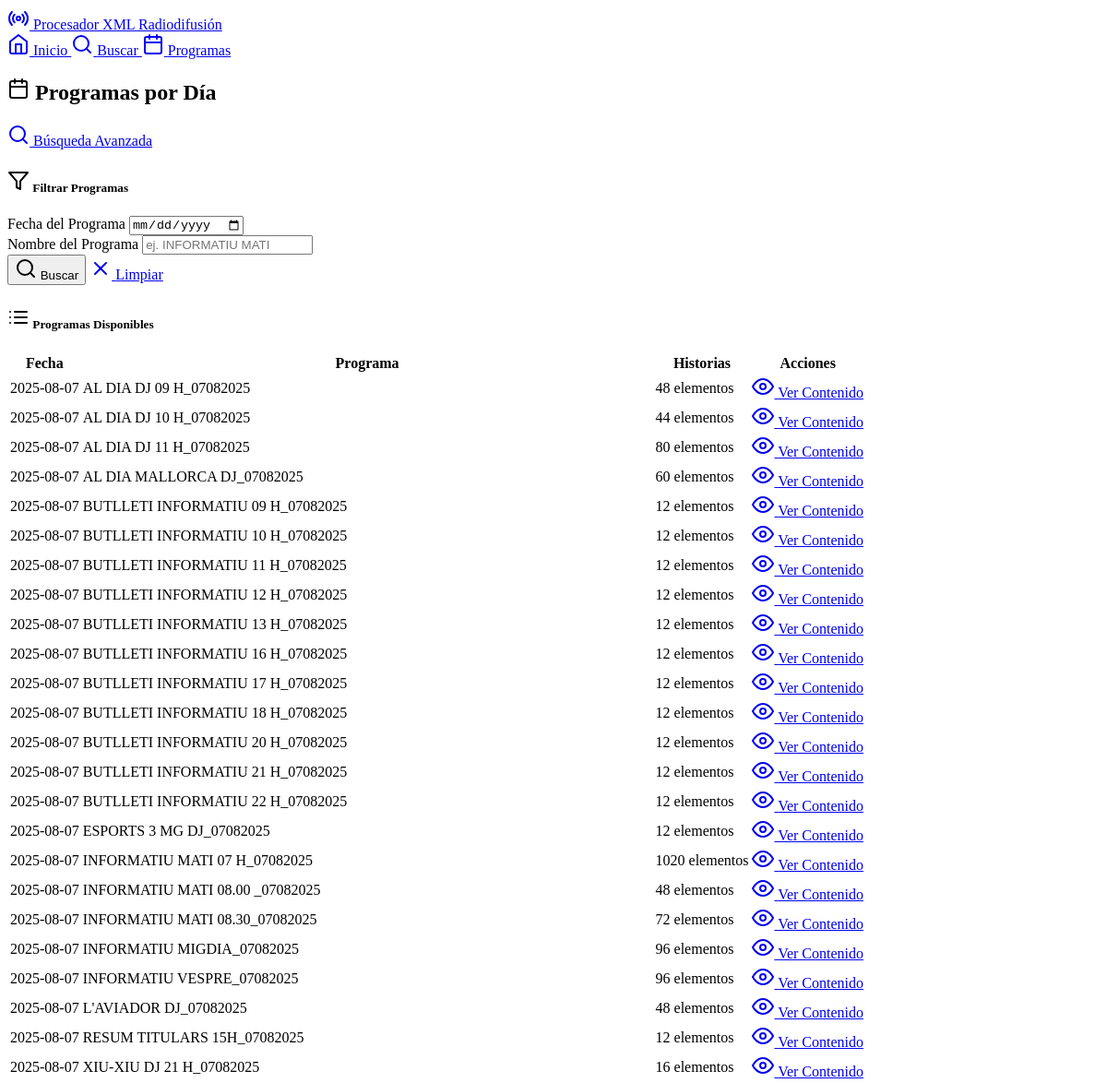
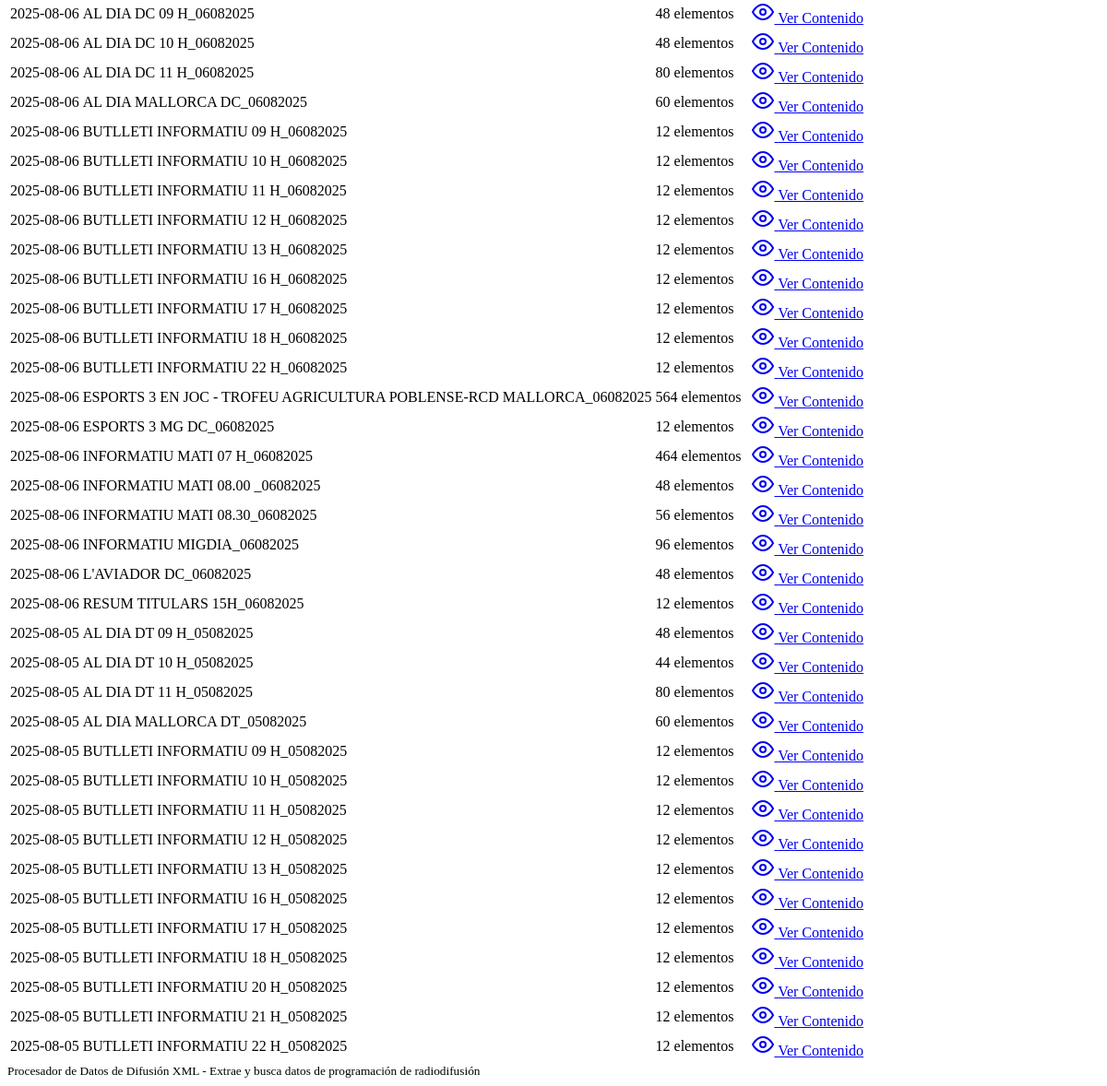
Page /programs on the committed database (2 pictures, top to bottom).
### models.py (models this page shows, shortened)
class XMLData(db.Model):
    __tablename__ = 'xml_data'
    id = db.Column(Integer, primary_key=True, autoincrement=True)
    guid = db.Column(Text)
    object_id = db.Column(Text)
    object_type = db.Column(Text)
    timestamp = db.Column(Text)
    broadcast_start_time = db.Column(Text)
    broadcast_end_time = db.Column(Text)
    duration = db.Column(Text)
    title = db.Column(Text)
    text_content = db.Column(Text)
    text_duration = db.Column(Text)
    text_timing = db.Column(Text)
    timegap_timing = db.Column(Text)
    clip_timing = db.Column(Text)
    title_status = db.Column(Text)
    title_type = db.Column(Text)
    site_name = db.Column(Text)
    site_version = db.Column(Text)
    export_path = db.Column(Text)
    planning_area = db.Column(Text)
    linked_story = db.Column(Text)
    language_cat = db.Column(Text)
    language_vo = db.Column(Text)
    language_esp = db.Column(Text)
    has_audio_track = db.Column(Text)
    fact_date = db.Column(Text)
    cms_publish_date = db.Column(Text)
    la_carta_publish_date = db.Column(Text)
    record_date = db.Column(Text)
    start_date = db.Column(Text)
    end_date = db.Column(Text)
    kill_date = db.Column(Text)
    comment = db.Column(Text)
    locator_type = db.Column(Text)
    locator_family = db.Column(Text)
    computed_start_time = db.Column(Text)
    planned_duration = db.Column(Text)
    calculated_duration = db.Column(Text)
    program_start_time = db.Column(Text)
    reporter = db.Column(Text)
    guest = db.Column(Text)
    contact = db.Column(Text)
    contact_phone = db.Column(Text)
    edi = db.Column(Text)
    lin = db.Column(Text)
    observations = db.Column(Text)
    item_code = db.Column(Text)
    program_name = db.Column(Text)
    program_date = db.Column(Text)
    source_file = db.Column(Text)
    created_at = db.Column(DateTime, default=datetime.utcnow)

### routes.py (the view, shortened to what this page needs)
@app.route('/programs')
def programs():
    programs_data = db.session.query(
        XMLData.program_name,
        XMLData.program_date,
        db.func.count(XMLData.id).label('story_count')
    ).filter(
        XMLData.program_name.isnot(None),
        XMLData.program_date.isnot(None)
    ).group_by(
        XMLData.program_name,
        XMLData.program_date
    ).order_by(
        XMLData.program_date.desc(),
        XMLData.program_name
    ).all()
    unique_programs = db.session.query(
        XMLData.program_name
    ).filter(
        XMLData.program_name.isnot(None)
    ).distinct().order_by(XMLData.program_name).all()
    program_names = [program[0] for program in unique_programs]
    selected_date = request.args.get('date', '')
    selected_program = request.args.get('program', '')
    filtered_results = []
    return render_template('programs.html',
                         programs_data=programs_data,
                         filtered_results=filtered_results,
                         selected_date=selected_date,
                         selected_program=selected_program,
                         program_names=program_names)

### templates/programs.html (shortened to what this page needs)
{% extends "base.html" %}
{% block content %}
<div class="container mt-4">
    <div class="d-flex justify-content-between align-items-center mb-4">
        <h2>
            <i data-feather="calendar" class="me-2"></i>
            Programas por Día
        </h2>
        <a href="{{ url_for('search') }}" class="btn btn-outline-primary">
            <i data-feather="search" class="me-1"></i>
            Búsqueda Avanzada
        </a>
    </div>
    <div class="card mb-4">
        <div class="card-header">
            <h5 class="mb-0">
                <i data-feather="filter" class="me-1"></i>
                Filtrar Programas
            </h5>
        </div>
        <div class="card-body">
            <form method="GET" action="{{ url_for('programs') }}">
                <div class="row g-3">
                    <div class="col-md-6">
                        <label for="date" class="form-label">Fecha del Programa</label>
                        <input type="date" class="form-control" id="date" name="date"
                               value="{{ selected_date }}">
                    </div>
                    <div class="col-md-6">
                        <label for="program" class="form-label">Nombre del Programa</label>
                        <input type="text" class="form-control" id="program" name="program"
                               value="{{ selected_program }}" placeholder="ej. INFORMATIU MATI" list="program-suggestions">
                    </div>
                </div>
                <div class="mt-3">
                    <button type="submit" class="btn btn-primary">
                        <i data-feather="search" class="me-1"></i>
                        Buscar
                    </button>
                    <a href="{{ url_for('programs') }}" class="btn btn-outline-secondary ms-2">
                        <i data-feather="x" class="me-1"></i>
                        Limpiar
                    </a>
                </div>
            </form>
        </div>
    </div>
    {% if not (selected_date or selected_program) %}
    <div class="card mb-4">
        <div class="card-header">
            <h5 class="mb-0">
                <i data-feather="list" class="me-1"></i>
                Programas Disponibles
            </h5>
        </div>
        {% if programs_data %}
            <div class="table-responsive">
                <table class="table table-striped mb-0">
                    <thead class="table-dark">
                        <tr>
                            <th>Fecha</th>
                            <th>Programa</th>
                            <th>Historias</th>
                            <th>Acciones</th>
                        </tr>
                    </thead>
                    <tbody>
                        {% for program in programs_data %}
                        <tr>
                            <td>
                                <span class="badge bg-info">{{ program.program_date }}</span>
                            </td>
                            <td class="fw-medium">{{ program.program_name }}</td>
                            <td>
                                <span class="badge bg-secondary">{{ program.story_count }} elementos</span>
                            </td>
                            <td>
                                <a href="{{ url_for('programs', date=program.program_date, program=program.program_name) }}"
                                   class="btn btn-sm btn-outline-primary">
                                    <i data-feather="eye" class="me-1"></i>
                                    Ver Contenido
                                </a>
                            </td>
                        </tr>
                        {% endfor %}
                    </tbody>
                </table>
            </div>
        {% endif %}
    </div>
    {% endif %}
</div>
{% endblock %}

### templates/base.html (shortened to what this page needs)
<!DOCTYPE html>
<html lang="es" data-bs-theme="dark">
<head>
    <link href="https://cdn.replit.com/agent/bootstrap-agent-dark-theme.min.css" rel="stylesheet">
</head>
<body>
    <nav class="navbar navbar-expand-lg navbar-dark bg-dark mb-4">
        <div class="container">
            <a class="navbar-brand" href="{{ url_for('index') }}">
                <i data-feather="radio" class="me-2"></i>
                Procesador XML Radiodifusión
            </a>
            <div class="navbar-nav ms-auto">
                <a class="nav-link" href="{{ url_for('index') }}">
                    <i data-feather="home" class="me-1"></i>
                    Inicio
                </a>
                <a class="nav-link" href="{{ url_for('search') }}">
                    <i data-feather="search" class="me-1"></i>
                    Buscar
                </a>
                <a class="nav-link" href="{{ url_for('programs') }}">
                    <i data-feather="calendar" class="me-1"></i>
                    Programas
                </a>
            </div>
        </div>
    </nav>
    <main class="container">
        {% block content %}{% endblock %}
    </main>
    <footer class="mt-5 py-4 bg-dark text-center">
        <div class="container">
            <small class="text-muted">Procesador de Datos de Difusión XML - Extrae y busca datos de programación de radiodifusión</small>
        </div>
    </footer>
</body>
</html>

### rows in the picture
XMLData: program_date "2025-08-06", program_name "ESPORTS 3 EN JOC - TROFEU AGRICULTURA POBLENSE-RCD MALLORCA_06082025", story_count "564"

### other values in the picture
{{ program.program_date }} "2025-08-07" "2025-08-07" "2025-08-07" "2025-08-07" "2025-08-07" "2025-08-07" "2025-08-07" "2025-08-07" "2025-08-07" "2025-08-07" "2025-08-07" "2025-08-07" "2025-08-07" "2025-08-07" "2025-08-07" "2025-08-07" "2025-08-07" "2025-08-07" "2025-08-07" "2025-08-07" "2025-08-07" "2025-08-07" "2025-08-07" "2025-08-07" "2025-08-06" "2025-08-06" "2025-08-06" "2025-08-06" "2025-08-06" "2025-08-06" "2025-08-06" "2025-08-06" "2025-08-06" "2025-08-06" "2025-08-06" "2025-08-06" "2025-08-06" "2025-08-06" "2025-08-06" "2025-08-06" "2025-08-06" "2025-08-06" "2025-08-06" "2025-08-06" "2025-08-05" "2025-08-05" "2025-08-05" "2025-08-05" "2025-08-05" "2025-08-05" "2025-08-05" "2025-08-05" "2025-08-05" "2025-08-05" "2025-08-05" "2025-08-05" "2025-08-05" "2025-08-05" "2025-08-05"
{{ program.program_name }} "AL DIA DJ 09 H_07082025" "AL DIA DJ 10 H_07082025" "AL DIA DJ 11 H_07082025" "AL DIA MALLORCA DJ_07082025" "BUTLLETI INFORMATIU 09 H_07082025" "BUTLLETI INFORMATIU 10 H_07082025" "BUTLLETI INFORMATIU 11 H_07082025" "BUTLLETI INFORMATIU 12 H_07082025" "BUTLLETI INFORMATIU 13 H_07082025" "BUTLLETI INFORMATIU 16 H_07082025" "BUTLLETI INFORMATIU 17 H_07082025" "BUTLLETI INFORMATIU 18 H_07082025" "BUTLLETI INFORMATIU 20 H_07082025" "BUTLLETI INFORMATIU 21 H_07082025" "BUTLLETI INFORMATIU 22 H_07082025" "ESPORTS 3 MG DJ_07082025" "INFORMATIU MATI 07 H_07082025" "INFORMATIU MATI 08.00 _07082025" "INFORMATIU MATI 08.30_07082025" "INFORMATIU MIGDIA_07082025" "INFORMATIU VESPRE_07082025" "L'AVIADOR DJ_07082025" "RESUM TITULARS 15H_07082025" "XIU-XIU DJ 21 H_07082025" "AL DIA DC 09 H_06082025" "AL DIA DC 10 H_06082025" "AL DIA DC 11 H_06082025" "AL DIA MALLORCA DC_06082025" "BUTLLETI INFORMATIU 09 H_06082025" "BUTLLETI INFORMATIU 10 H_06082025" "BUTLLETI INFORMATIU 11 H_06082025" "BUTLLETI INFORMATIU 12 H_06082025" "BUTLLETI INFORMATIU 13 H_06082025" "BUTLLETI INFORMATIU 16 H_06082025" "BUTLLETI INFORMATIU 17 H_06082025" "BUTLLETI INFORMATIU 18 H_06082025" "BUTLLETI INFORMATIU 22 H_06082025" "ESPORTS 3 MG DC_06082025" "INFORMATIU MATI 07 H_06082025" "INFORMATIU MATI 08.00 _06082025" "INFORMATIU MATI 08.30_06082025" "INFORMATIU MIGDIA_06082025" "L'AVIADOR DC_06082025" "RESUM TITULARS 15H_06082025" "AL DIA DT 09 H_05082025" "AL DIA DT 10 H_05082025" "AL DIA DT 11 H_05082025" "AL DIA MALLORCA DT_05082025" "BUTLLETI INFORMATIU 09 H_05082025" "BUTLLETI INFORMATIU 10 H_05082025" "BUTLLETI INFORMATIU 11 H_05082025" "BUTLLETI INFORMATIU 12 H_05082025" "BUTLLETI INFORMATIU 13 H_05082025" "BUTLLETI INFORMATIU 16 H_05082025" "BUTLLETI INFORMATIU 17 H_05082025" "BUTLLETI INFORMATIU 18 H_05082025" "BUTLLETI INFORMATIU 20 H_05082025" "BUTLLETI INFORMATIU 21 H_05082025" "BUTLLETI INFORMATIU 22 H_05082025"
{{ program.story_count }} "48" "44" "80" "60" "12" "12" "12" "12" "12" "12" "12" "12" "12" "12" "12" "12" "1020" "48" "72" "96" "96" "48" "12" "16" "48" "48" "80" "60" "12" "12" "12" "12" "12" "12" "12" "12" "12" "12" "464" "48" "56" "96" "48" "12" "48" "44" "80" "60" "12" "12" "12" "12" "12" "12" "12" "12" "12" "12" "12"
